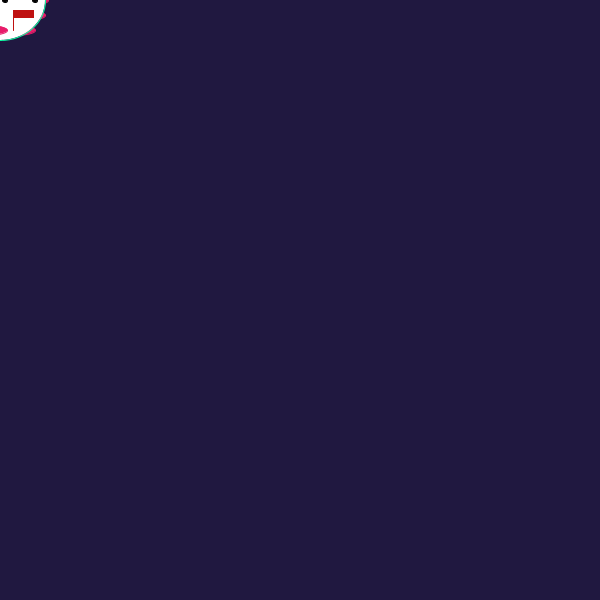
Frame 1 (no input)
Frame 60 (the mouse pressed at the canvas centre just before this capture): identical to frame 1, image omitted
Frame 120 (the mouse held since frame 60 and released just before this capture): identical to frame 1, image omitted

The Processing sketch that drew this single still picture (run headless with seeded random() and noise(); from frame 60 on, the mouse is pressed at the canvas centre):

// Processing sketch: processing_105079
// ── processing_105079.pde

int x, y;
int vx;
int vy;

void setup() {
  size(600, 600);
  y=0;
  x=0;
  vx=10;
  vy=10;
}
void draw() {
  background(32, 24, 64);
  charactor(x, y);
}

void keyPressed() {
  if (key==CODED) {
    if (keyCode == DOWN) {
      y=y+vy;
      vy=10;
    } 
    else if (keyCode==UP) {
      y=y+vy;
      vy=-10;
    } 
    else if (keyCode==RIGHT) {
      x=x+vx;
      vx=10;
    } 
    else if (keyCode==LEFT) {
      x=x+vx;
      vx=-10;
    }
  }
}

void charactor(int a, int b) {
  pushMatrix();
  translate(a, b);
  //if (mousePressed) {
  //background(y);
  //}

  fill(232, 28, 106);
  stroke(232, 28, 106);
  //if (mousePressed) {
  //fill(255, 226, 3);
  //}
  ellipse(13, -30, 45, 10);
  ellipse(23, -15, 45, 10);
  ellipse(26, 0, 45, 10);
  ellipse(23, 15, 45, 10);
  ellipse(13, 30, 45, 10);
  fill(255);
  stroke(13, 255, 164);
  ellipse(0, 0, 90, 80);

  stroke(0, 0, 0);
  fill(0);
  //if (mousePressed) {
  //fill(232, 28, 106);
  //stroke(232, 28, 106);
  //}
  ellipse(5, 0, 5, 5);
  ellipse(35, 0, 5, 5);
  fill(191, 17, 17);
  stroke(191, 17, 17);
  rect(13, 10, 20, 7);
  line(13, 10, 13, 30);

  fill(232, 28, 106);
  stroke(232, 28, 106);
  //if (mousePressed) {
  //fill(255, 226, 3);
  //}
  ellipse(-15, -30, 45, 10);
  ellipse(-25, -15, 45, 10);
  ellipse(-27, 0, 45, 10);
  ellipse(-25, 15, 45, 10);
  ellipse(-15, 30, 45, 10);

  
popMatrix();
}
